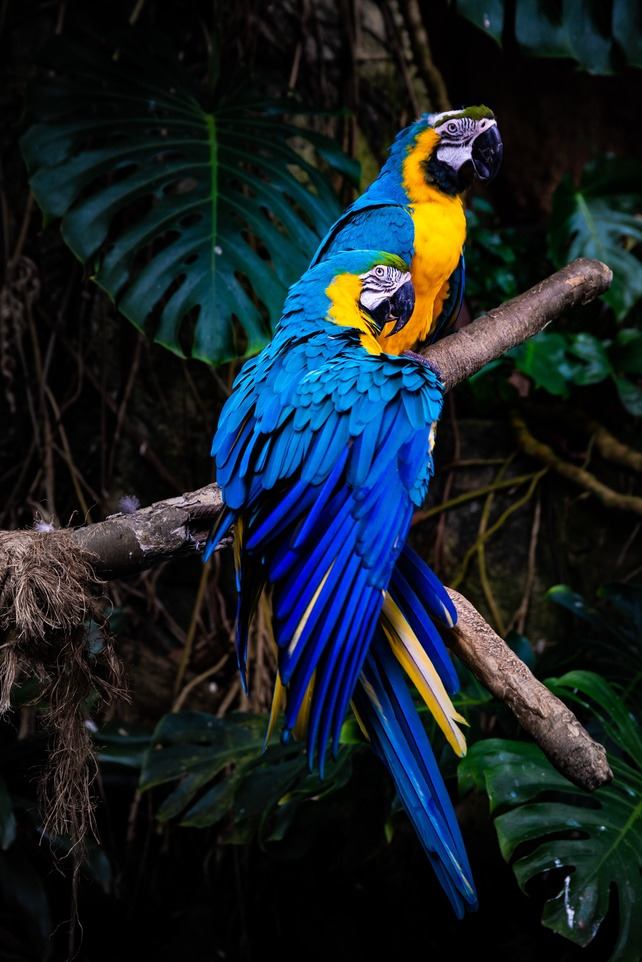
%> input picture IMG/1.jpg, 642 x 962 px, shrunk from 3851 x 5769 before the run
$ octave Trans_log.m   (GNU Octave 9; MATLAB toolbox functions it lacks are replaced by stand-ins)
%> lines starting %> are read from the running program, lines starting %| are printed output that depends on the picture
clc;
clear all;
close all;

%Extraccion de las imagenes
ruta={'IMG/1.jpg','IMG/2.jpg','IMG/3.jpg','IMG/4.jpg'};

for k=1:4
    %Abrir imagen
    img=imread(string(ruta(k)));
%> img is the input picture: size 962x642x3 uint8; mean R, G, B 22.8, 33, 38.8

    %Interfaz para pedir el valor de C
    prompt="Ingrese el calor de C";
    t='Valor de C';
    dims=[1 50];
    definput={'10'};
    c=inputdlg(prompt,t,dims,definput);
%> the answer given: 10
    c=str2double(c);

    %Pasamos la img de uint8 a double
    i=double(img);

    %Transformación logaritmica
    g=c*log(1+i);
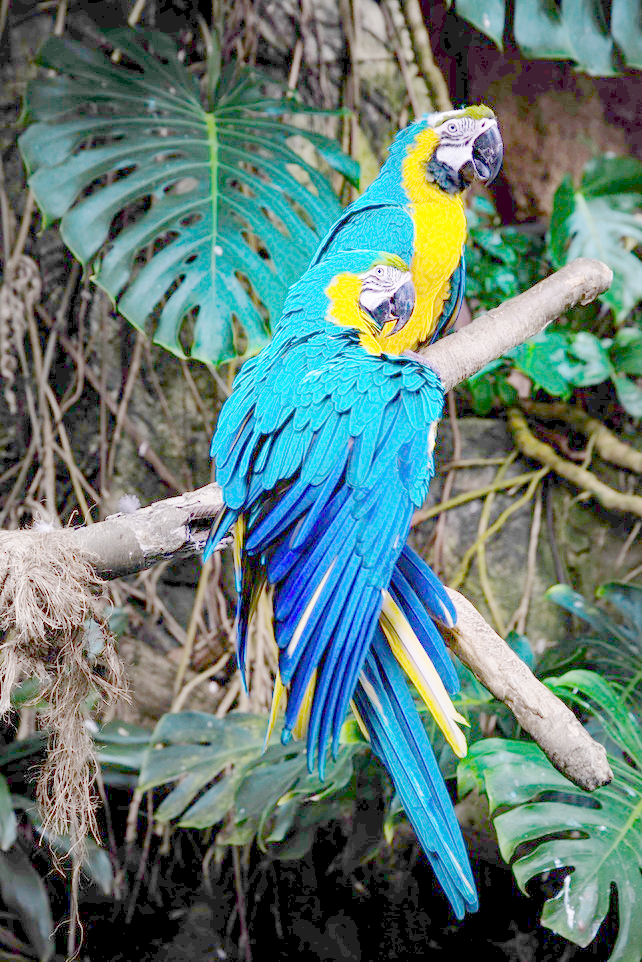
%> g: size 962x642x3 double; mean R, G, B 21, 26.7, 25.6; drawn with min black and max white

    %Pasamos el resultado a uint8
    timg=uint8(g);
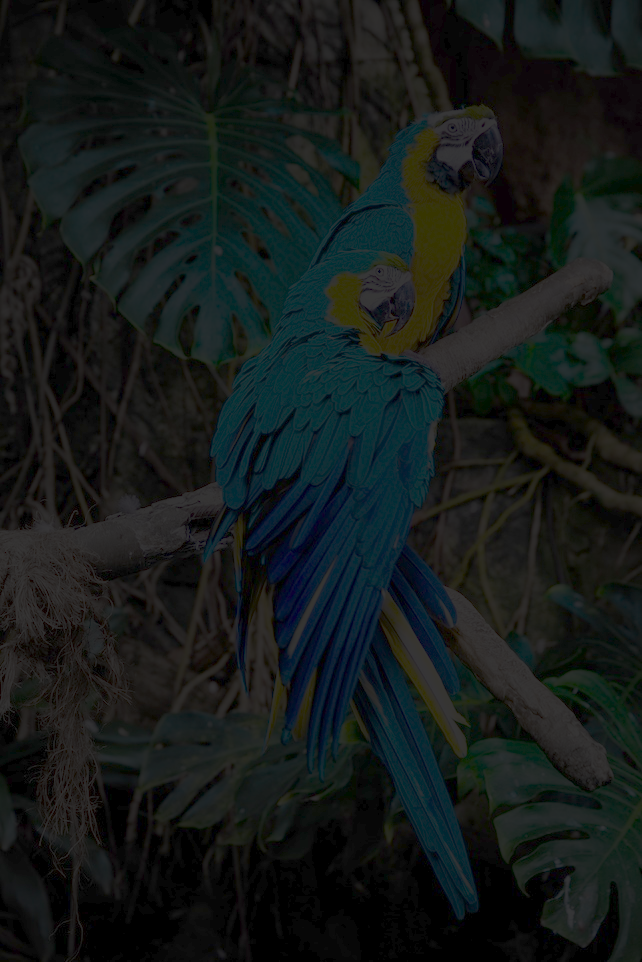
%> timg: size 962x642x3 uint8; mean R, G, B 21, 26.7, 25.6; mean of the top-left, top-right, bottom-left and bottom-right quarters 23.6, 27.5, 22.6, 24

    figure()
    subplot(1,2,1)
    imshow(img)
    title('Original')
    subplot(1,2,2)
    imshow(timg)
    title('Transformación logarítmica')
end
%> pass 2 of the loop `for k=1:4`:
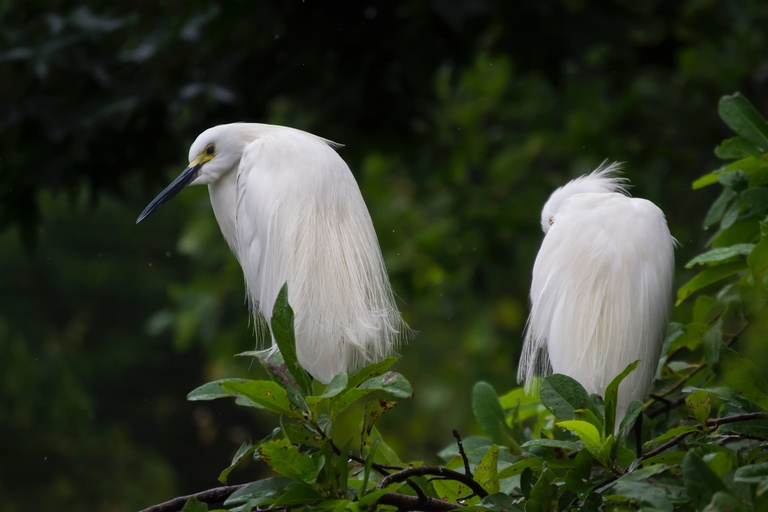
%> input picture IMG/2.jpg, 768 x 512 px, shrunk from 4608 x 3072 before the run
%> img is the input picture: size 512x768x3 uint8; mean R, G, B 50.8, 58.5, 39.6
%> the answer given: 10
%> i: size 512x768x3 double
%> `g=c*log(1+i);`:
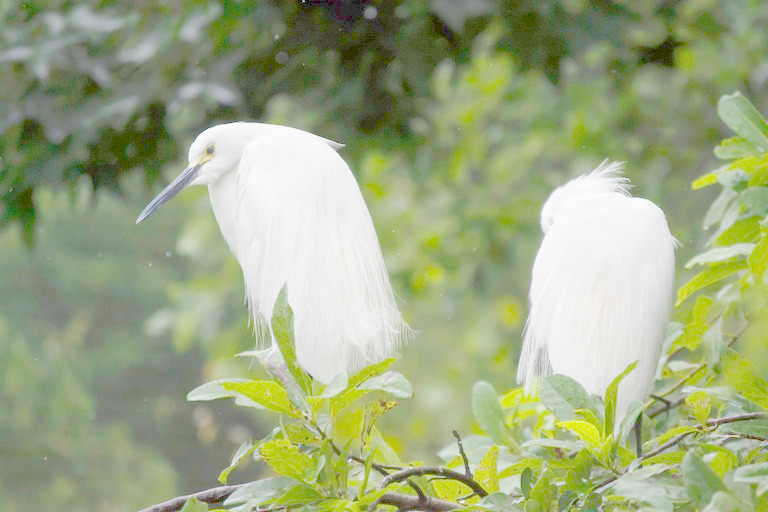
%> g: size 512x768x3 double; mean R, G, B 34.4, 36.8, 28.4; drawn with min black and max white
%> `timg=uint8(g);`:
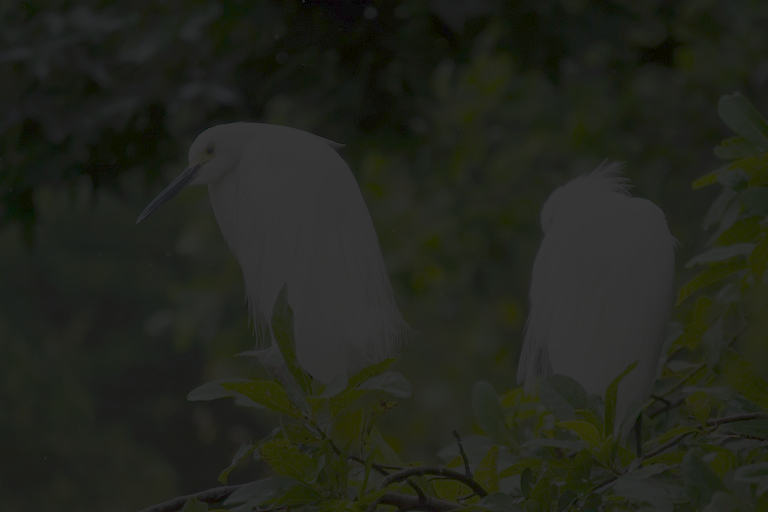
%> timg: size 512x768x3 uint8; mean R, G, B 34.3, 36.8, 28.4
%> pass 3 of the loop `for k=1:4`:
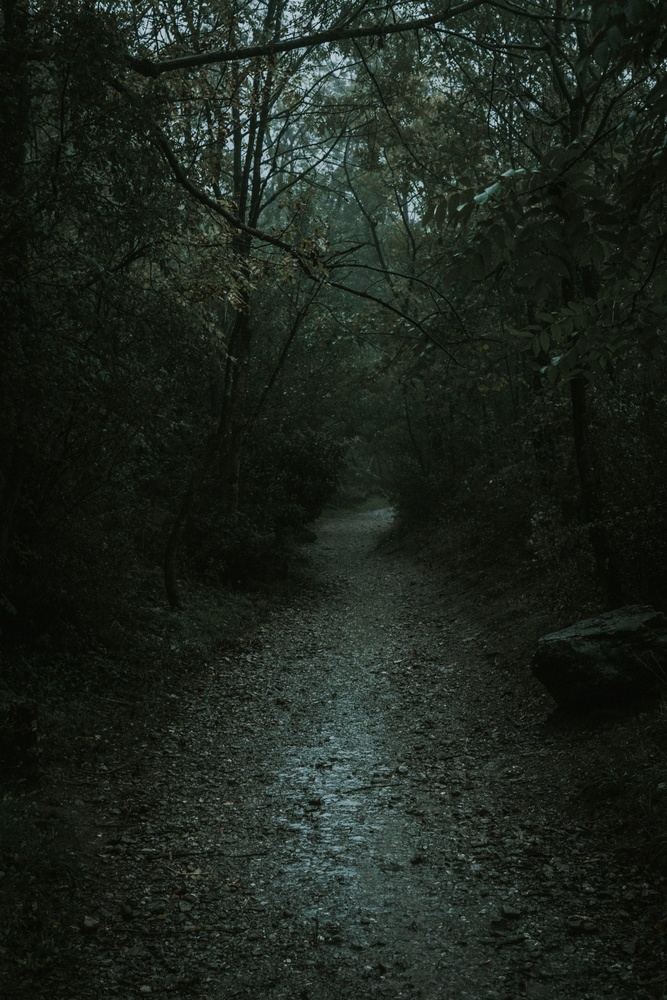
%> input picture IMG/3.jpg, 667 x 1000 px, shrunk from 4000 x 6000 before the run
%> img is the input picture: size 1000x667x3 uint8; mean R, G, B 29.6, 36.6, 29.4
%> the answer given: 10
%> i: size 1000x667x3 double
%> `g=c*log(1+i);`:
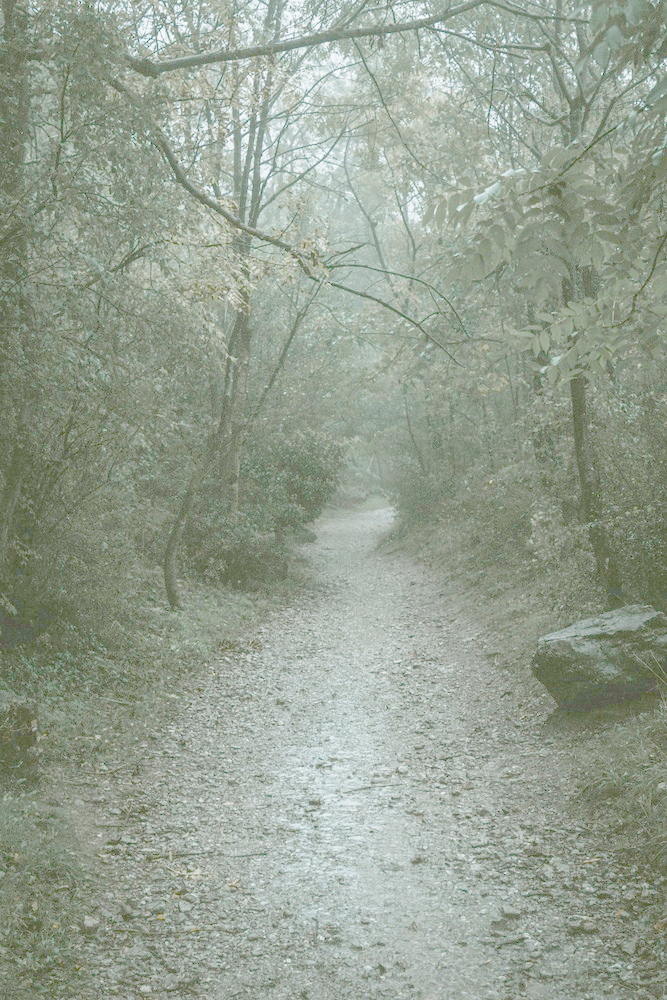
%> g: size 1000x667x3 double; mean R, G, B 32.1, 34.3, 31.1; drawn with min black and max white
%> `timg=uint8(g);`:
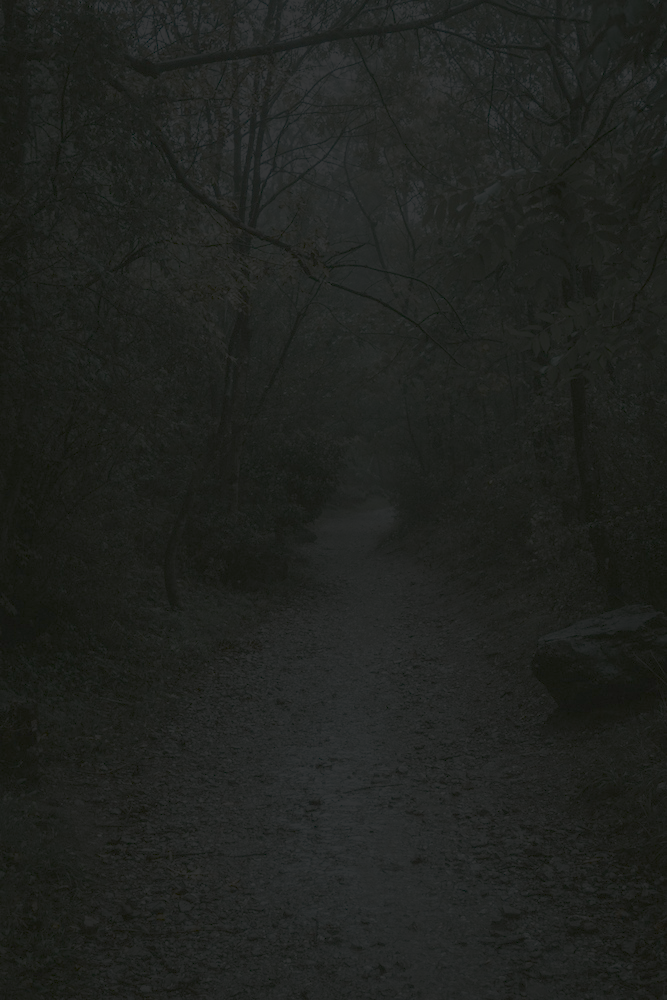
%> timg: size 1000x667x3 uint8; mean R, G, B 32, 34.3, 31.1
%> the loop made 4 passes; the first 3 are shown
